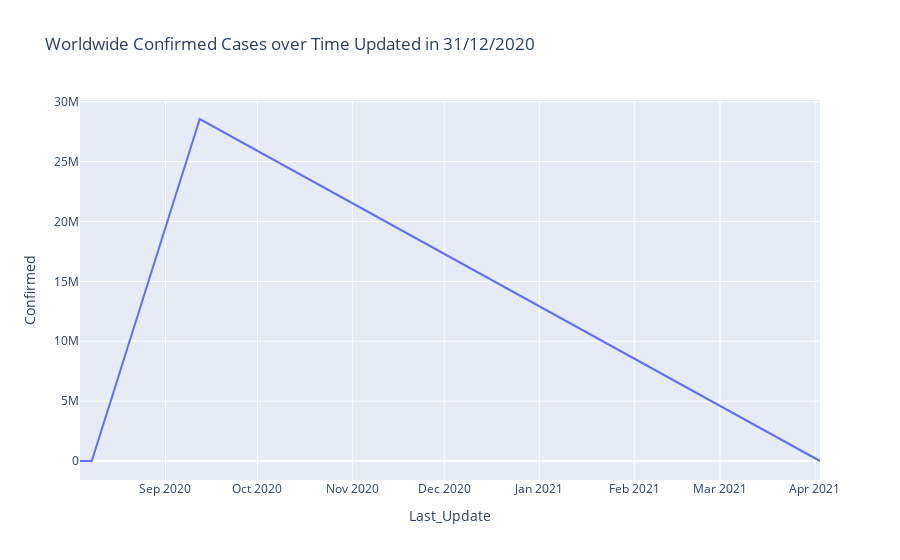

Write notebook code for a chart like this one.
### Code cell
fig = px.line(covid_data, y='Confirmed', title='Worldwide Confirmed Cases over Time Updated in 31/12/2020')
fig.show()

### Figure 1 — Plotly figure (JSON) as saved in the notebook; plotly's stock layout.template omitted (floating-point values rounded to 4 significant figures)
{"data": [{"hovertemplate": "Last_Update=%{x}<br>Confirmed=%{y}<extra></extra>", "legendgroup": "", "line": {"color": "#636efa", "dash": "solid"}, "marker": {"symbol": "circle"}, "mode": "lines", "name": "", "orientation": "v", "showlegend": false, "type": "scatter", "x": ["2020-08-04 02:27:56", "2020-08-07 22:34:20", "2020-09-12 04:25:05", "2021-04-02 15:13:53"], "xaxis": "x", "y": [152, 0, 28556111, 122], "yaxis": "y"}], "layout": {"legend": {"tracegroupgap": 0}, "title": {"text": "Worldwide Confirmed Cases over Time Updated in 31/12/2020"}, "xaxis": {"anchor": "y", "domain": [0, 1], "title": {"text": "Last_Update"}}, "yaxis": {"anchor": "x", "domain": [0, 1], "title": {"text": "Confirmed"}}}}
